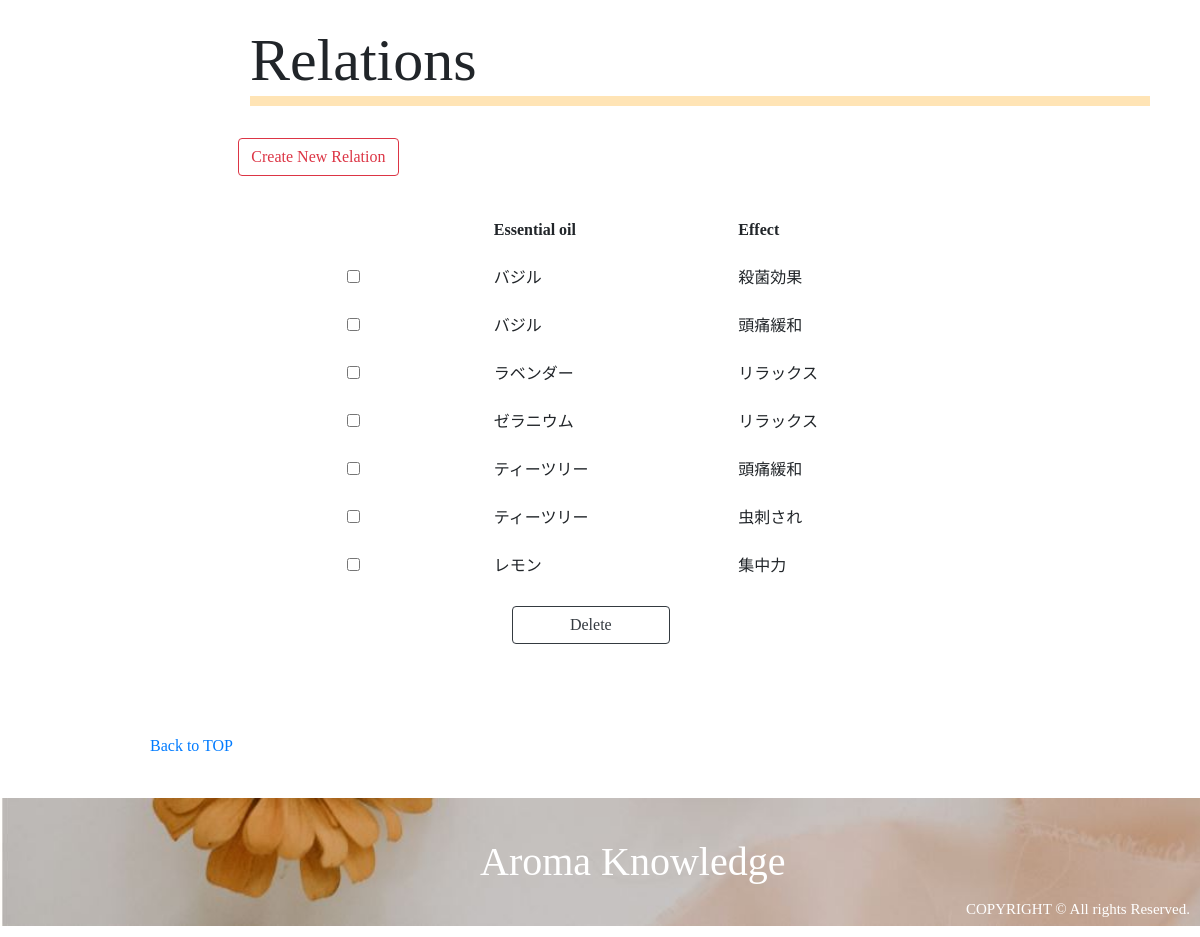
The page /register_list.php (signed in, lower part) on the database as committed earlier.
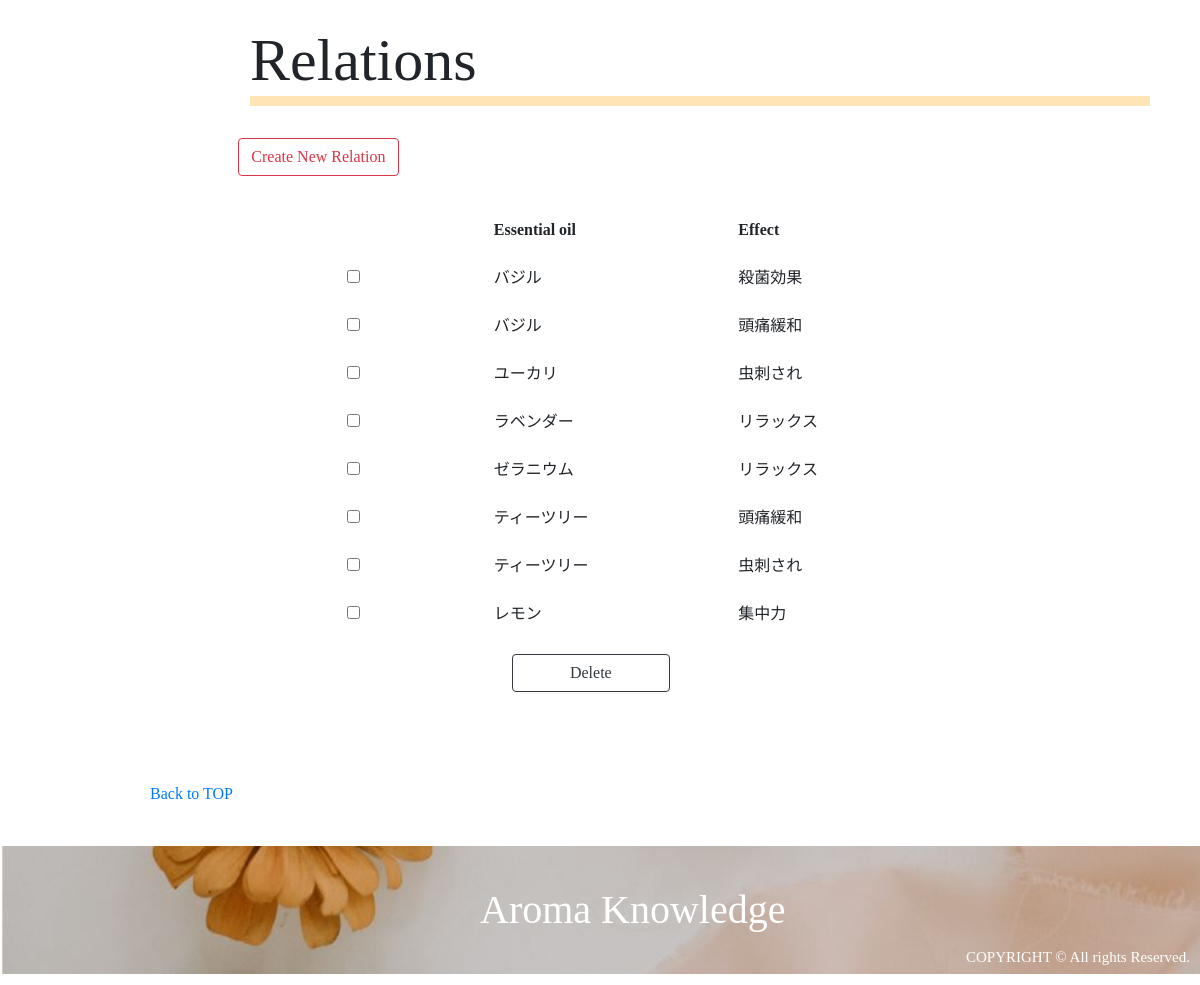
The same page on the database as committed later.
### tables this page shows
CREATE TABLE `relations` (
  `id` int(11) NOT NULL AUTO_INCREMENT,
  `oil_id` int(11) NOT NULL,
  `effect_id` int(11) NOT NULL,
  `howto` varchar(255) NOT NULL,
  `content` varchar(255) NOT NULL,
  `caution` varchar(255) NOT NULL,
  `user_id` int(11) NOT NULL,
  `created_at` timestamp NOT NULL DEFAULT CURRENT_TIMESTAMP,
  PRIMARY KEY (`id`),
  UNIQUE KEY `relation_index` (`user_id`,`oil_id`,`effect_id`),
  KEY `oil_id` (`oil_id`),
  KEY `effect_id` (`effect_id`),
  KEY `user_id` (`user_id`),
  CONSTRAINT `relations_ibfk_1` FOREIGN KEY (`oil_id`) REFERENCES `essential_oils` (`id`) ON DELETE CASCADE ON UPDATE CASCADE,
  CONSTRAINT `relations_ibfk_2` FOREIGN KEY (`effect_id`) REFERENCES `effects` (`id`) ON DELETE CASCADE ON UPDATE CASCADE,
  CONSTRAINT `relations_ibfk_3` FOREIGN KEY (`user_id`) REFERENCES `users` (`id`) ON DELETE CASCADE ON UPDATE CASCADE
);

CREATE TABLE `essential_oils` (
  `id` int(11) NOT NULL AUTO_INCREMENT,
  `name` varchar(255) NOT NULL,
  `scientific_name` varchar(255) NOT NULL,
  `plant_name` varchar(255) NOT NULL,
  `extraction` varchar(255) NOT NULL,
  `aroma` varchar(255) NOT NULL,
  `caution` varchar(255) NOT NULL,
  `english_name` varchar(255) NOT NULL,
  `user_id` int(11) NOT NULL,
  `image` varchar(255) NOT NULL,
  `created_at` timestamp NOT NULL DEFAULT CURRENT_TIMESTAMP,
  PRIMARY KEY (`id`),
  UNIQUE KEY `name` (`name`),
  KEY `user_id` (`user_id`),
  CONSTRAINT `essential_oils_ibfk_1` FOREIGN KEY (`user_id`) REFERENCES `users` (`id`) ON DELETE CASCADE ON UPDATE CASCADE
);

CREATE TABLE `effects` (
  `id` int(11) NOT NULL AUTO_INCREMENT,
  `effect` varchar(255) NOT NULL,
  `content` varchar(255) NOT NULL,
  `caution` varchar(255) NOT NULL,
  `user_id` int(11) NOT NULL,
  `created_at` timestamp NOT NULL DEFAULT CURRENT_TIMESTAMP,
  PRIMARY KEY (`id`),
  UNIQUE KEY `effect` (`effect`),
  KEY `user_id` (`user_id`),
  CONSTRAINT `effects_ibfk_1` FOREIGN KEY (`user_id`) REFERENCES `users` (`id`) ON DELETE CASCADE ON UPDATE CASCADE
);

### register_list.php (called while the page is built, shortened)
<?php
    require_once 'DAOs/RelationDAO.php';
    $login_user = $_SESSION['login_user'];
    $user_id = $login_user->id;
    $relations = RelationDAO::get_all_relations_by_user_id($user_id);
    include_once 'views/register_list_view.php';

### DAOs/RelationDAO.php (called while the page is built, shortened)
<?php
    class RelationDAO extends DAO{
        public static function get_all_relations_by_user_id($user_id){
            try{
                $pdo = self::get_connection();
                $stmt = $pdo->prepare('SELECT relations.id, essential_oils.name AS essential_oil_name, effects.effect AS effect FROM relations JOIN essential_oils ON relations.oil_id = essential_oils.id JOIN effects ON relations.effect_id = effects.id WHERE relations.user_id=:user_id');
                $stmt->bindValue(':user_id', $user_id, PDO::PARAM_INT);
                $stmt->execute();
                $stmt->setFetchMode(PDO::FETCH_CLASS|PDO::FETCH_PROPS_LATE, 'Relation');
                $relations = $stmt->fetchAll();
                return $relations;
            }catch(PDOException $e){
                return null;
            }
        }
    }

### views/register_list_view.php (the view, shortened to what this page needs)
<!DOCTYPE html>
<html lag="ja">
    <head>
        <link rel="stylesheet" href="https://stackpath.bootstrapcdn.com/bootstrap/4.3.1/css/bootstrap.min.css">
        <link rel="stylesheet" href="css/style.css">
        <link rel="stylesheet" href="css/style2.css">
    </head>
    <body>
        <div class="relations">
            <h2 class="title">Relations</h1>
            <div class="form-group row">
                <div class="offset-2 col-10 mt-4">
                    <a class="btn btn-outline-danger" href="relation_register.php" role="button">Create New Relation</a>
                </div>
            </div>
            <?php if($relations !== null): ?>
            <div class="RelationContent">
                <form action="relation_delete.php" method="POST" class="RelationTable ForPC">
                    <table class="table table-borderless table-hover offset-md-3" style="width: 60%">
                        <thead>
                            <tr>
                                <th style="width: 15%"></th>
                                <th style="width: 25%">Essential oil</th>
                                <th style="width: 25%">Effect</th>
                            </tr>
                        </thead>
                        <?php foreach($relations as $relation): ?>
                        <tbody>
                            <tr>
                                <th scope="row">
                                    <input type="checkbox" name="id[]" value="<?= $relation->id ?>">
                                </th>
                                <td><?= $relation->essential_oil_name ?></td>
                                <td><?= $relation->effect ?></td>
                            </tr>
                        </tbody>
                        <?php endforeach; ?>
                    </table>
                    <div class="row offset-md-5">
                        <button type="submit" class="btn btn-outline-dark col-3" onclick="return confirm('関連情報を削除します。よろしいですか？')">Delete</button>
                    </div>
                </form>
            </div>
            <?php endif; ?>
        </div>
        <div class="nav">
            <a href="mypage_top.php">Back to TOP</a><br>
        </div>
        <div class="footer" style="background-image:url(images/footer.jpg)">
            <h1 class="logo">Aroma Knowledge</h1>
            <p class="copylight">COPYRIGHT © All rights Reserved.</p>
        </div>
    </body>
</html>

### css/style.css (style rules this page uses)
body { font-family: Times New Roman, 游ゴシック, Meiryo UI; }
@media screen and (min-width :768px) { .essential_oils, .effects, .other, .relations { margin: 50px 50px; clear: right; } }
@media screen and (min-width :768px) { .title { margin-left: 200px; font-size: 60px; border-bottom: solid 10px moccasin; } }
@media screen and (min-width :768px) { .footer { background: url(images/footer.jpg); background-size: cover; bottom: 0; width: 100%; } }
@media screen and (min-width :768px) { .logo { display: inline-block; margin-left: 40%; margin-top: 40px; color: white; margin-bottom: 40px; } }
@media screen and (min-width :768px) { .copylight { display: inline-block; font-size: 15px; float: right; bottom: 0; margin-right: 10px; margin-top: 100px; color: white; } }
@media screen and (min-width :768px) { .nav { display: inline-block; margin-left: 150px; margin-top: 40px; margin-bottom: 40px; } }
@media screen and (min-width :768px) { .RelationContent { margin-top: 30px; } }
@media screen and (min-width :768px) { .RelationTable { margin: 10px 20px; } }

### css/style2.css (style rules this page uses)
body { font-family: Times New Roman, 游ゴシック, Meiryo UI; }

Rows that differ between the two databases and show on the page:
added relations: oil.name "ユーカリ", effect.effect "虫刺され"
